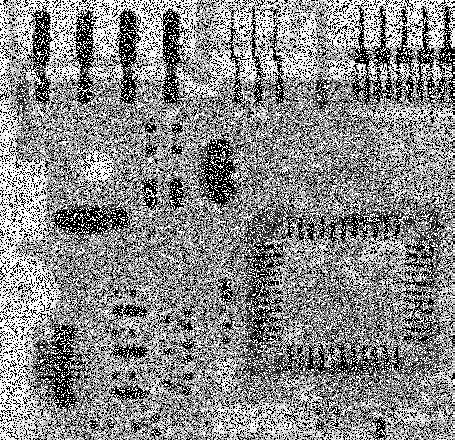
%> input picture q1/Q_1_3.tif, 455 x 440 px
$ octave removeNoise3.m   (GNU Octave 9; MATLAB toolbox functions it lacks are replaced by stand-ins)
%> lines starting %> are read from the running program, lines starting %| are printed output that depends on the picture
### q1/adaptiveMedian.m
function im_res = ada_med_filt(im, S_MAX)
% Adaptive Median Filter
% @param img_name: the name of the image file
% apply adaptive median filter to an image and show filtered image
% together with the original image

% im = imread(img_name);

S_MIN = 3;      % the min size of the filter
% S_MAX = 11;     %  the max size of the filter   % user-defined
z_min = 0;      % the min grey level in region
z_max = 255;    % the max grey level in region
z_med = 0;      % the median grey level in region
z_xy = 0;       % the grey level at the center pixel
IMG_SIZE = size(im);
HEIGHT = IMG_SIZE(1);
WIDTH = IMG_SIZE(2);
im_res = zeros(HEIGHT, WIDTH);
pad_size = (S_MAX - 1) / 2;
% padding the image with zero, size = 5
im_pad = padarray(im, [pad_size, pad_size]);

% apply filter to a specific pixel
for r = (1 + pad_size): (HEIGHT + pad_size)
    for c = (1 + pad_size): (WIDTH + pad_size)
        z_xy = im_pad(r, c);
        % get z_xy
        for s_filt = S_MIN: 2: S_MAX
            % apply filter to this pixel
            % reshape this region
            half_filt = (s_filt - 1)/2;
            unsorted = reshape(im_pad(r - half_filt: r + half_filt, c - half_filt: c + half_filt), 1, []);
            % sort
            sorted = sort(unsorted);
            % get z_med, z_min, z_max
            z_min = sorted(1);
            z_max = sorted(length(sorted));
            z_med = sorted((length(sorted) + 1)/2);
            z_max;
            z_med;
            z_min;
            x = z_med-z_min;
            y = z_max-z_med;
            if z_med - z_min > 0 & z_max - z_med > 0
                z_med - z_min;
                z_max - z_med;
                z_med - z_max;         % this is strange because it is restricted to be at least 0
                % go to stage B
                if z_xy - z_min > 0 & z_max - z_xy > 0
                    % output z_xy
                    im_res(r - pad_size, c - pad_size) = z_xy;
                else
                    % output z_med
                    im_res(r - pad_size, c - pad_size) = z_med;
                end
                break;
            end
        end
        % output z_med
        im_res(r - pad_size, c - pad_size) = z_med;
    end
end
% figure;
% subplot(121);
% imshow(im);
% title('salt & pepper');

% subplot(122);
% attention here:
% % the type of im is uint
% im_pad: uint
% im_res: double
% imshow(im_res);         % mistake
% make mistake here, the pic shown is white.
% this is because imshow() set the range of intensity for double type to be
% [0, 1]
% so method 1: imshow(im_res/256);
% method 2: imshow(im_res, []);    % auto-adjust
% imshow(im_res, []);
% title('adaptive median filter');

### q1/alphaTrimmedMean.m
function f = alphaTrimmedMean(im,m,n,d)
% implements a alpha-trimmed mean filter.
im = double(im);
h = ones(m, n);
f = imfilter(im, h);

if mod(d, 2) == 0
    for k = 1:d/2
        f = imsubtract(f,ordfilt2(im,k,ones(m,n),'symmetric'));
    end
    for k = (m*n - (d/2) + 1):m*n
        f = imsubtract(f,ordfilt2(im,k,ones(m,n),'symmetric'));
    end
else
    for k = 1:(1+d)/2
        f = imsubtract(f,ordfilt2(im,k,ones(m,n),'symmetric'));
    end
    for k = (m*n - (d-1)/2 + 1):m*n
        f = imsubtract(f,ordfilt2(im,k,ones(m,n),'symmetric'));
    end
end
f = f/(m*n - d);

### q1/removeNoise3.m
% image has salt & pepper noise
im = imread('Q_1_3.tif');
%> im is the input picture: size 440x455 uint8; min 0, max 255, mean 138.1
figure;
subplot(231);
imshow(im);
title("Q_1_3");

% adaptive median filter
ada_max = 11;
im_ada = adaptiveMedian(im, 11);
%> in ada_med_filt, `im_pad = padarray(im, [pad_size, pad_size]);`:
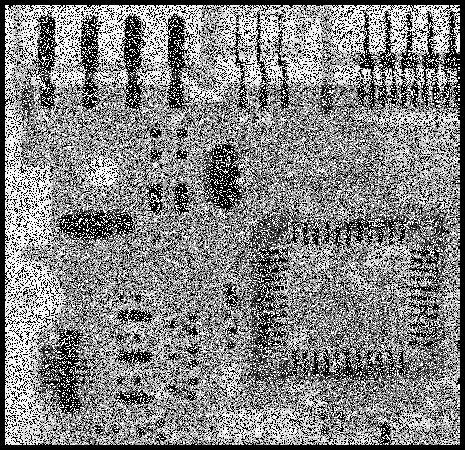
%> im_pad: size 450x465 uint8; min 0, max 255, mean 132.1
%> after the loop in ada_med_filt, `for r = (1 + pad_size): (HEIGHT + pad_size)`:
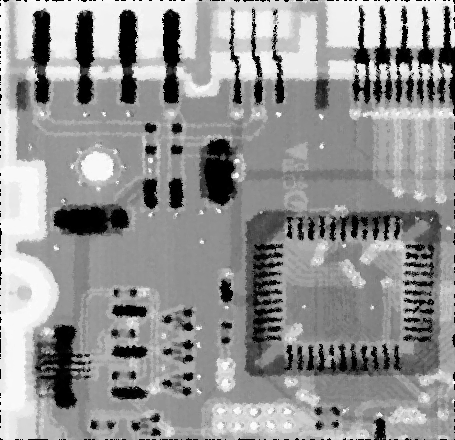
%> im_res: size 440x455 double; min 0, max 254, mean 148
subplot(232);
imshow(im_ada, []);
title("adaptive median filter,max size=" + ada_max + "*" + ada_max);

% alpha-trimmed mean filter


% median filter for once, twice or third times
n = 3;
im_md = im;
for i = 1:3
    im_md = ordfilt2(im_md, (n*n + 1)/2, ones(n, n));
    subplot(2, 3, i+3);
    imshow(im_md);
    title("median filter,size=" + n + "*" + n + " (" + i + ")");
end
%> this loop made 3 passes
%> pass 1, `im_md = ordfilt2(im_md, (n*n + 1)/2, ones(n, n));`:
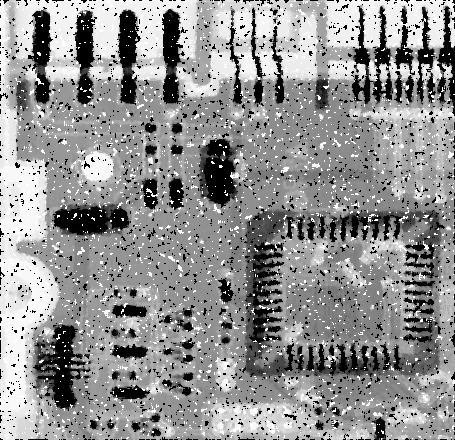
%> im_md: size 440x455 uint8; min 0, max 255, mean 145.5


% alpha-trimmed mean filter
m = 4; n = m;
d = 10;
im_atm = alphaTrimmedMean(im, m, n, d);
%> in alphaTrimmedMean, `f = imfilter(im, h);`:
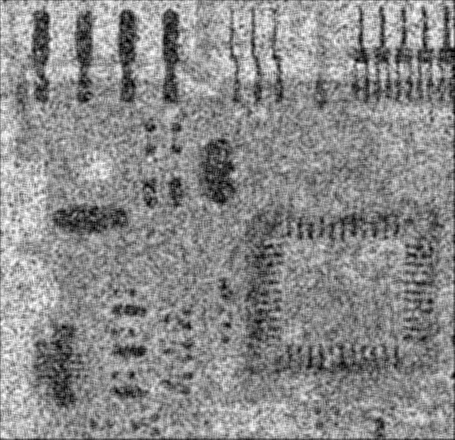
%> f: size 440x455 double; min 0, max 4051, mean 2197; drawn with min black and max white
%> the loop in alphaTrimmedMean, `for k = 1:d/2` made 5 passes
%> pass 2, in alphaTrimmedMean, `f = imsubtract(f,ordfilt2(im,k,ones(m,n),'symmetric'));`:
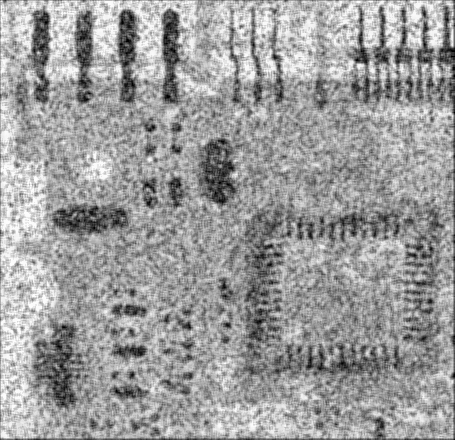
%> f: size 440x455 double; min 0, max 3555, mean 2186.8; drawn with min black and max white
%> after the loop in alphaTrimmedMean, `for k = 1:d/2`:
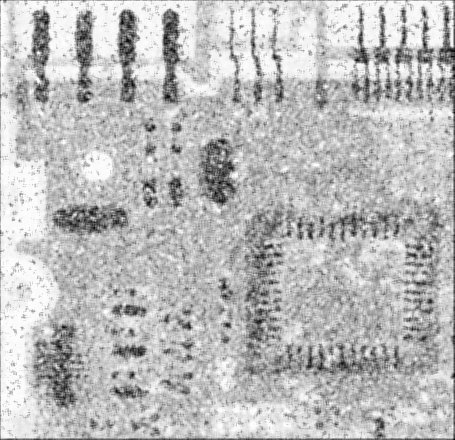
%> f: size 440x455 double; min -147, max 2805, mean 2021.3; drawn with min black and max white
%> the loop in alphaTrimmedMean, `for k = (m*n - (d/2) + 1):m*n` made 5 passes
%> pass 2, in alphaTrimmedMean, `f = imsubtract(f,ordfilt2(im,k,ones(m,n),'symmetric'));`:
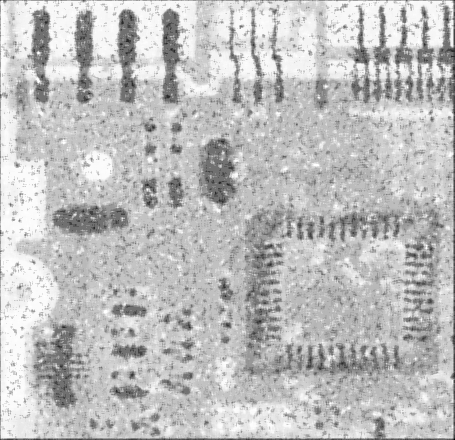
%> f: size 440x455 double; min -447, max 2295, mean 1606.2; drawn with min black and max white
subplot(233);
imshow(im_atm, []);
title("atm filter,size=" + m + "*" + m + ",d=" + d);
